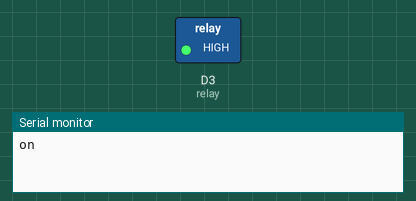
Bench run of a sketch on a simulated ESP8266 (NodeMCU). Parts: switched loads named in the sketch (green lamp = pin HIGH), the last lines printed to the serial monitor.

Above: at 2.5 s.
At 7.5 s:
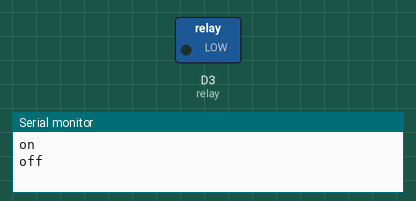
Timing chart, 0 to 13.0 s (numbered marks = the images above):
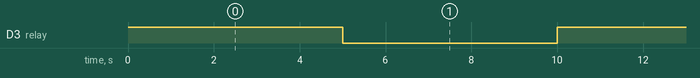

The sketch:

jajal_solenoid.ino
```cpp
int relay = D3;
void setup() {
  // put your setup code here, to run once:
  pinMode(relay, OUTPUT);
  Serial.begin(9600);
}

void loop() {
  // put your main code here, to run repeatedly:
  digitalWrite(relay, HIGH);
  Serial.println("on");
  delay(5000);
  digitalWrite(relay, LOW);
  Serial.println("off");
  delay(5000);
}
```

Measured:
- by itself, D3 (relay): alternates HIGH for 5.0 s and LOW for 5.0 s
